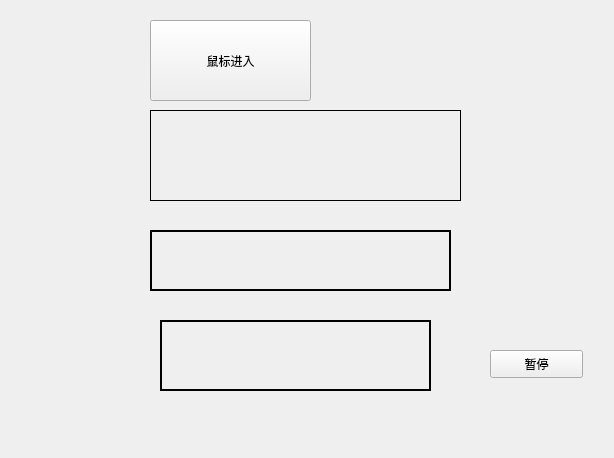
<?xml version="1.0" encoding="UTF-8"?>
<ui version="4.0">
 <class>Widget</class>
 <widget class="QWidget" name="Widget">
  <property name="geometry">
   <rect>
    <x>0</x>
    <y>0</y>
    <width>614</width>
    <height>458</height>
   </rect>
  </property>
  <property name="mouseTracking">
   <bool>false</bool>
  </property>
  <property name="windowTitle">
   <string>Widget</string>
  </property>
  <widget class="myPushButton" name="pushButton">
   <property name="geometry">
    <rect>
     <x>150</x>
     <y>20</y>
     <width>161</width>
     <height>81</height>
    </rect>
   </property>
   <property name="mouseTracking">
    <bool>false</bool>
   </property>
   <property name="text">
    <string>鼠标进入</string>
   </property>
   <property name="default">
    <bool>false</bool>
   </property>
   <property name="flat">
    <bool>false</bool>
   </property>
  </widget>
  <widget class="QLabel" name="label_time">
   <property name="geometry">
    <rect>
     <x>150</x>
     <y>110</y>
     <width>311</width>
     <height>91</height>
    </rect>
   </property>
   <property name="frameShape">
    <enum>QFrame::Panel</enum>
   </property>
   <property name="text">
    <string/>
   </property>
  </widget>
  <widget class="QLabel" name="label_time2">
   <property name="geometry">
    <rect>
     <x>150</x>
     <y>230</y>
     <width>301</width>
     <height>61</height>
    </rect>
   </property>
   <property name="frameShape">
    <enum>QFrame::WinPanel</enum>
   </property>
   <property name="text">
    <string/>
   </property>
  </widget>
  <widget class="QLabel" name="label_time3">
   <property name="geometry">
    <rect>
     <x>160</x>
     <y>320</y>
     <width>271</width>
     <height>71</height>
    </rect>
   </property>
   <property name="frameShape">
    <enum>QFrame::WinPanel</enum>
   </property>
   <property name="text">
    <string/>
   </property>
  </widget>
  <widget class="QPushButton" name="btn_pause">
   <property name="geometry">
    <rect>
     <x>490</x>
     <y>350</y>
     <width>93</width>
     <height>28</height>
    </rect>
   </property>
   <property name="text">
    <string>暂停</string>
   </property>
  </widget>
 </widget>
 <layoutdefault spacing="6" margin="11"/>
 <customwidgets>
  <customwidget>
   <class>myPushButton</class>
   <extends>QPushButton</extends>
   <header location="global">mypushbutton.h</header>
  </customwidget>
 </customwidgets>
 <resources/>
 <connections/>
</ui>
